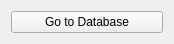
<?xml version="1.0" encoding="UTF-8"?>
<ui version="4.0">
 <class>CParticleEffectPanel</class>
 <widget class="QWidget" name="CParticleEffectPanel">
  <property name="geometry">
   <rect>
    <x>0</x>
    <y>0</y>
    <width>174</width>
    <height>24</height>
   </rect>
  </property>
  <layout class="QVBoxLayout" name="verticalLayout">
   <item>
    <widget class="QPushButton" name="m_buttonGoToDatabase">
     <property name="text">
      <string>Go to Database</string>
     </property>
    </widget>
   </item>
  </layout>
 </widget>
</ui>
